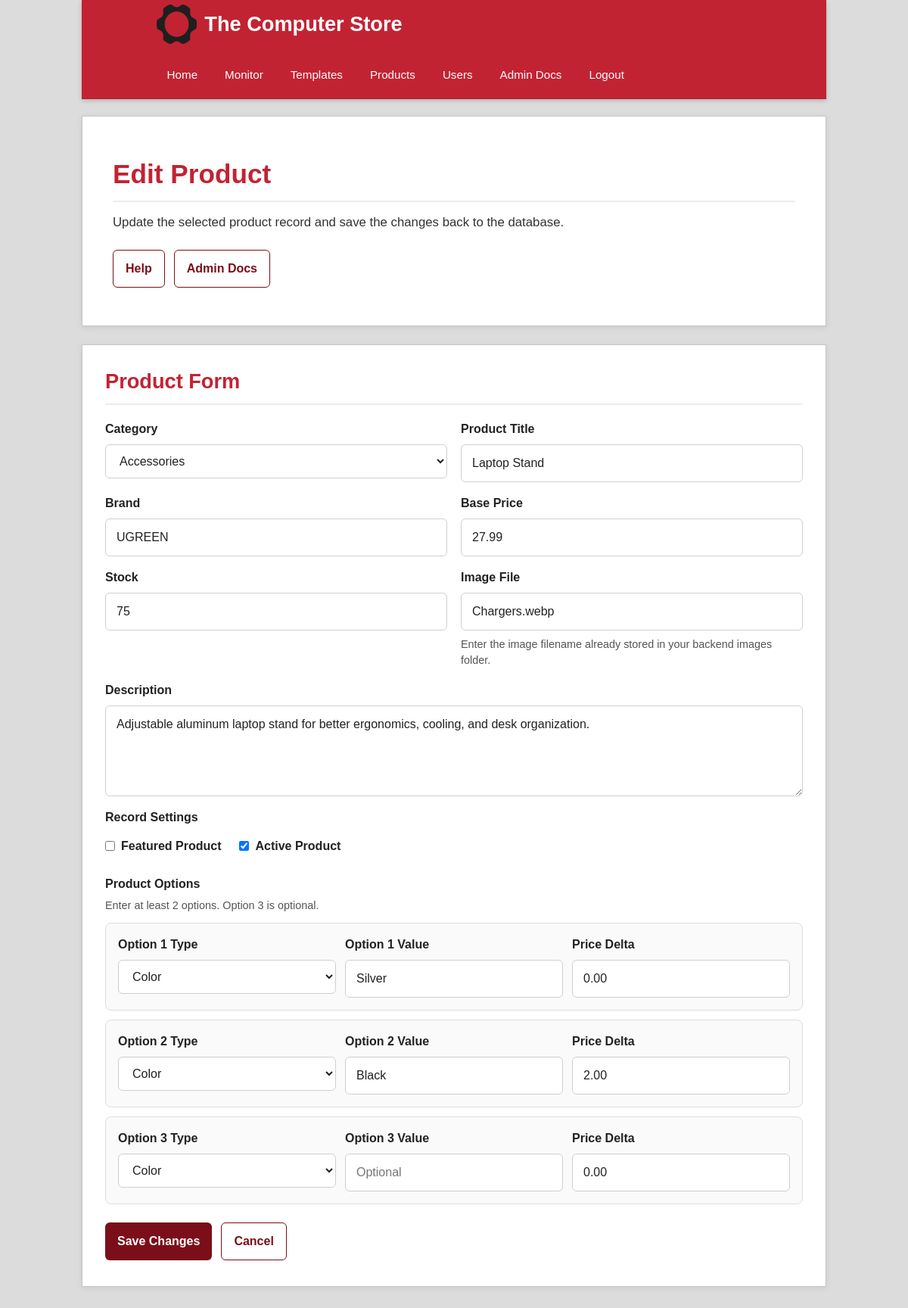
Page /backend/admin/product-form.php?id=20 (signed in) on the earlier database version.
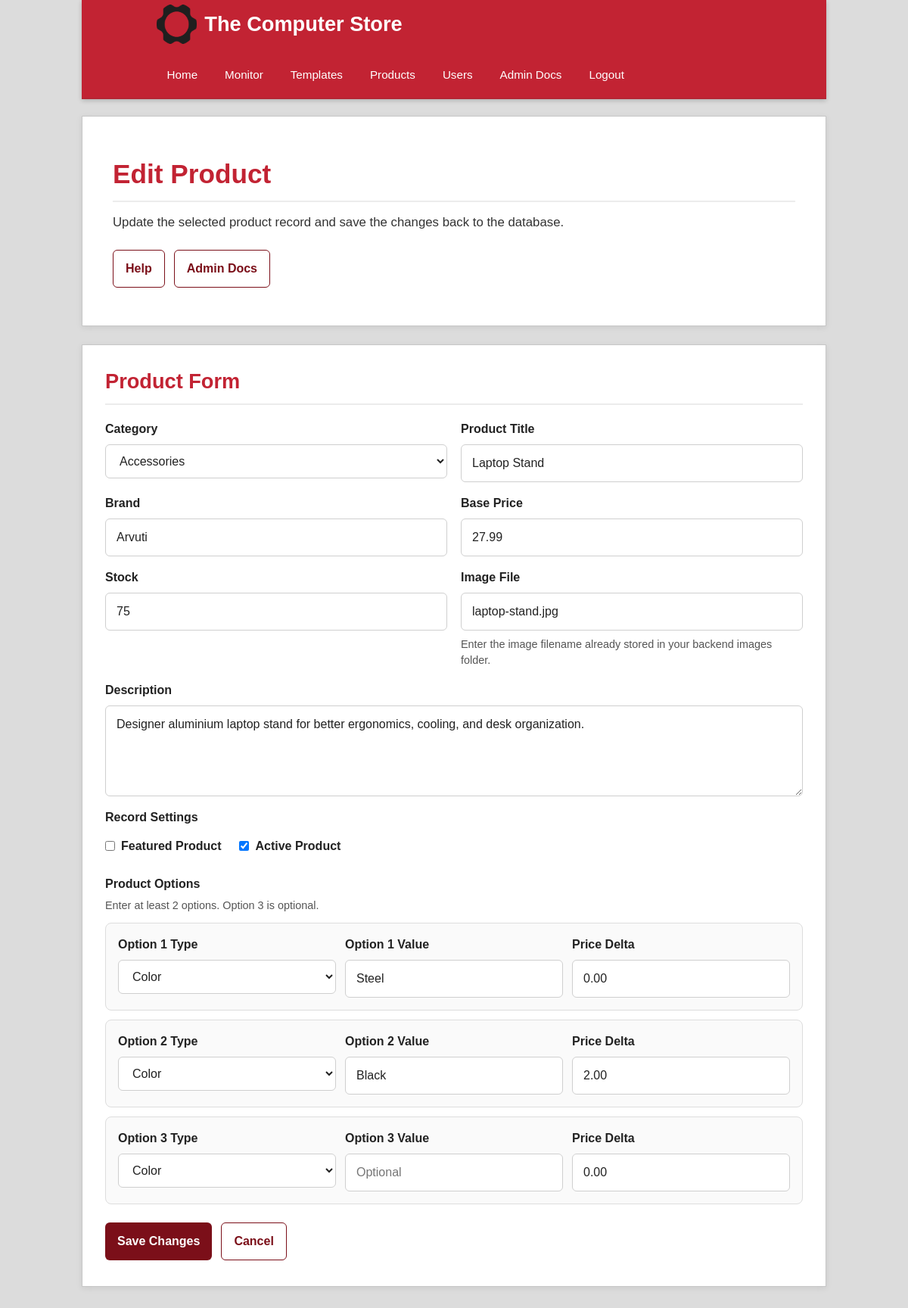
Same page on the later database version.
### tables this page shows
CREATE TABLE IF NOT EXISTS products (
    id              INT AUTO_INCREMENT PRIMARY KEY,
    category_id     INT NOT NULL,
    title           VARCHAR(200) NOT NULL,
    brand           VARCHAR(150) NOT NULL,
    description     TEXT,
    base_price      DECIMAL(8,2) NOT NULL,
    stock           INT NOT NULL DEFAULT 0,
    image_file      VARCHAR(255),
    is_featured     TINYINT(1) DEFAULT 0,
    is_active       TINYINT(1) DEFAULT 1,
    created_at      TIMESTAMP DEFAULT CURRENT_TIMESTAMP,
    FOREIGN KEY (category_id) REFERENCES categories(id) ON DELETE CASCADE
);

CREATE TABLE IF NOT EXISTS product_options (
    id           INT AUTO_INCREMENT PRIMARY KEY,
    product_id   INT NOT NULL,
    option_type  ENUM('color','storage','connectivity','length','wattage') NOT NULL,
    option_value VARCHAR(100) NOT NULL,
    option_image VARCHAR(255) NULL,
    price_delta  DECIMAL(6,2) DEFAULT 0.00,
    FOREIGN KEY (product_id) REFERENCES products(id) ON DELETE CASCADE
);

CREATE TABLE IF NOT EXISTS categories (
    id          INT AUTO_INCREMENT PRIMARY KEY,
    name        VARCHAR(100) NOT NULL,
    slug        VARCHAR(100) NOT NULL UNIQUE,
    description TEXT,
    created_at  TIMESTAMP DEFAULT CURRENT_TIMESTAMP
);

### backend/config.php (called while the page is built, shortened)
<?php
function get_db(): PDO
{
    static $pdo = null;
    if ($pdo === null) {
        $dsn = 'mysql:host=' . DB_HOST . ';dbname=' . DB_NAME . ';charset=utf8mb4';
        $options = [
            PDO::ATTR_ERRMODE => PDO::ERRMODE_EXCEPTION,
            PDO::ATTR_DEFAULT_FETCH_MODE => PDO::FETCH_ASSOC,
            PDO::ATTR_EMULATE_PREPARES => false,
        ];
        $pdo = new PDO($dsn, DB_USER, DB_PASS, $options);
    }
    return $pdo;
}
function get_allowed_themes(): array
{
    return ['light', 'dark', 'holiday'];
}
function normalize_theme(string $theme): string
{
    return in_array($theme, get_allowed_themes(), true) ? $theme : 'light';
}
function get_active_theme(): string
{
    try {
        $pdo = get_db();
        $stmt = $pdo->query("
            SELECT setting_value
            FROM site_settings
            WHERE setting_key = 'active_theme'
            LIMIT 1
        ");
        $row = $stmt->fetch();
        return normalize_theme($row ? (string) $row['setting_value'] : 'light');
    } catch (PDOException $e) {
        return 'light';
    }
}
function h($str): string
{
    return htmlspecialchars((string) $str, ENT_QUOTES | ENT_SUBSTITUTE, 'UTF-8');
}

### backend/admin/product-form.php (the view, shortened to what the changed rows need)
<?php
require_once __DIR__ . '/../config.php';
$theme = get_active_theme();
$option_types = [
    'color' => 'Color',
    'storage' => 'Storage',
    'connectivity' => 'Connectivity',
    'length' => 'Length',
    'wattage' => 'Wattage',
];
$product = [
    'id' => 0,
    'category_id' => '',
    'title' => '',
    'brand' => '',
    'description' => '',
    'base_price' => '',
    'stock' => '',
    'image_file' => '',
    'is_featured' => 0,
    'is_active' => 1,
];
$product_options = [
    ['option_type' => 'color', 'option_value' => '', 'price_delta' => '0.00'],
    ['option_type' => 'color', 'option_value' => '', 'price_delta' => '0.00'],
    ['option_type' => 'color', 'option_value' => '', 'price_delta' => '0.00'],
];
$errors = [];
$is_edit = false;
try {
    $pdo = get_db();
    $categories = $pdo->query('SELECT id, name FROM categories ORDER BY name ASC')->fetchAll();
} catch (PDOException $e) {
    $categories = [];
    $errors[] = 'Unable to load categories: ' . $e->getMessage();
}
if ($_SERVER['REQUEST_METHOD'] === 'GET' && isset($_GET['id'])) {
    $product_id = (int) $_GET['id'];
    if ($product_id > 0) {
        try {
            $pdo = get_db();
            $stmt = $pdo->prepare("
                SELECT
                    id,
                    category_id,
                    title,
                    brand,
                    description,
                    base_price,
                    stock,
                    image_file,
                    is_featured,
                    is_active
                FROM products
                WHERE id = :id
                LIMIT 1
            ");
            $stmt->execute([':id' => $product_id]);
            $row = $stmt->fetch();
            if ($row) {
                $product = $row;
                $is_edit = true;
                $stmt = $pdo->prepare("
                    SELECT option_type, option_value, price_delta
                    FROM product_options
                    WHERE product_id = :product_id
                    ORDER BY id ASC
                ");
                $stmt->execute([':product_id' => $product_id]);
                $loaded_options = $stmt->fetchAll();
                foreach ($loaded_options as $index => $loaded_option) {
                    if ($index < 3) {
                        $product_options[$index] = [
                            'option_type' => $loaded_option['option_type'],
                            'option_value' => $loaded_option['option_value'],
                            'price_delta' => number_format((float) $loaded_option['price_delta'], 2, '.', ''),
                        ];
                    }
                }
            } else {
                $errors[] = 'Product not found.';
            }
        } catch (PDOException $e) {
            $errors[] = 'Unable to load product: ' . $e->getMessage();
        }
    }
}
$page_title = $is_edit ? 'Edit Product' : 'Add Product';
?>
<!DOCTYPE html>
<html lang="en">
<head>
    <link rel="stylesheet" href="../../styles/<?= h($theme) ?>.css">
    <link rel="stylesheet" href="../../styles/admin-products.css">
</head>
<body class="theme-<?= h($theme) ?>">
<main>
    <div class="containerIntro">
        <div class="introText">
            <h1><?= h($page_title) ?></h1>
        </div>
    </div>
    <div class="featured">
        <h1>Product Form</h1>
        <form method="POST" action="product-form.php<?= $is_edit ? '?id=' . (int) $product['id'] : '' ?>">
            <div class="formGrid">
                <div class="formField">
                    <label for="category_id">Category</label>
                    <select name="category_id" id="category_id" class="adminSelect" required>
                        <?php foreach ($categories as $category): ?>
                            <option value="<?= (int) $category['id'] ?>" <?= (string) $product['category_id'] === (string) $category['id'] ? 'selected' : '' ?>>
                                <?= h($category['name']) ?>
                            </option>
                        <?php endforeach; ?>
                    </select>
                </div>
                <div class="formField">
                    <label for="title">Product Title</label>
                    <input type="text" name="title" id="title" class="adminInput" value="<?= h($product['title']) ?>" required>
                </div>
                <div class="formField">
                    <label for="brand">Brand</label>
                    <input type="text" name="brand" id="brand" class="adminInput" value="<?= h($product['brand']) ?>" required>
                </div>
                <div class="formField">
                    <label for="base_price">Base Price</label>
                    <input type="number" name="base_price" id="base_price" class="adminInput" min="0" step="0.01" value="<?= h((string) $product['base_price']) ?>" required>
                </div>
                <div class="formField">
                    <label for="stock">Stock</label>
                    <input type="number" name="stock" id="stock" class="adminInput" min="0" step="1" value="<?= h((string) $product['stock']) ?>" required>
                </div>
                <div class="formField">
                    <label for="image_file">Image File</label>
                    <input type="text" name="image_file" id="image_file" class="adminInput" value="<?= h($product['image_file']) ?>" placeholder="example.jpg">
                    <div class="formNote">Enter the image filename already stored in your backend images folder.</div>
                </div>
                <div class="formField full">
                    <label for="description">Description</label>
                    <textarea name="description" id="description" class="adminTextarea"><?= h($product['description']) ?></textarea>
                </div>
                <div class="formField full">
                    <div class="checkboxRow">
                        <label class="checkboxItem">
                            <input type="checkbox" name="is_featured" value="1" <?= (int) $product['is_featured'] === 1 ? 'checked' : '' ?>>
                            Featured Product
                        </label>
                        <label class="checkboxItem">
                            <input type="checkbox" name="is_active" value="1" <?= (int) $product['is_active'] === 1 ? 'checked' : '' ?>>
                            Active Product
                        </label>
                    </div>
                </div>
            </div>
            <div class="optionSection">
                <h2 class="optionTitle">Product Options</h2>
                <?php for ($i = 1; $i <= 3; $i++): ?>
                    <div class="optionGrid">
                        <div class="formField">
                            <label for="option_type_<?= $i ?>">Option <?= $i ?> Type</label>
                            <select name="option_type_<?= $i ?>" id="option_type_<?= $i ?>" class="adminSelect">
                                <?php foreach ($option_types as $value => $label): ?>
                                    <option value="<?= h($value) ?>" <?= $product_options[$i - 1]['option_type'] === $value ? 'selected' : '' ?>>
                                        <?= h($label) ?>
                                    </option>
                                <?php endforeach; ?>
                            </select>
                        </div>
                        <div class="formField">
                            <label for="option_value_<?= $i ?>">Option <?= $i ?> Value</label>
                            <input
                                type="text"
                                name="option_value_<?= $i ?>"
                                id="option_value_<?= $i ?>"
                                class="adminInput"
                                value="<?= h($product_options[$i - 1]['option_value']) ?>"
                                placeholder="<?= $i <= 2 ? 'Required' : 'Optional' ?>"
                            >
                        </div>
                        <div class="formField">
                            <label for="price_delta_<?= $i ?>">Price Delta</label>
                            <input
                                type="number"
                                name="price_delta_<?= $i ?>"
                                id="price_delta_<?= $i ?>"
                                class="adminInput"
                                step="0.01"
                                value="<?= h((string) $product_options[$i - 1]['price_delta']) ?>"
                            >
                        </div>
                    </div>
                <?php endfor; ?>
            </div>
        </form>
    </div>
</main>
</body>
</html>

Differences in the rows shown:
changed products "Laptop Stand": brand "UGREEN" → "Arvuti"; image_file "Chargers.webp" → "laptop-stand.jpg"; description "Adjustable aluminum laptop stand for better ergonomics, cooling, and desk organization." → "Designer aluminium laptop stand for better ergonomics, cooling, and desk organization."
changed product_options: option_value "Silver" → "Steel"
